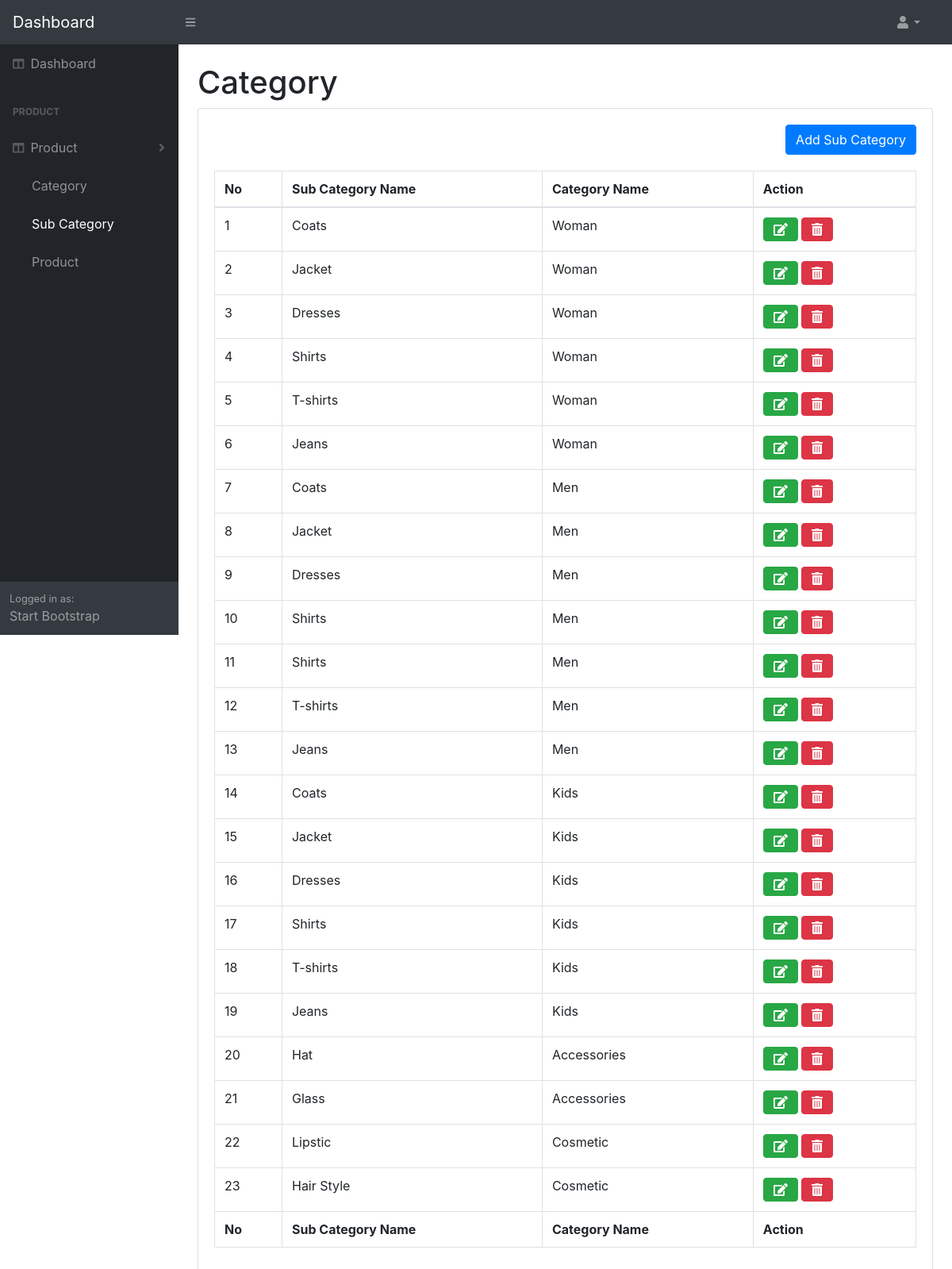
The app's page /admin/sub-category with its own data.
### tables this page shows
CREATE TABLE `tbl_relationship_category` (
  `relationship_id` int(11) NOT NULL,
  `category_id` int(11) NOT NULL,
  `sub_category_id` int(11) NOT NULL
);

CREATE TABLE `tbl_sub_category` (
  `sub_category_id` int(11) NOT NULL,
  `name` varchar(255) NOT NULL
);

CREATE TABLE `tbl_category` (
  `category_id` int(11) NOT NULL,
  `category_name` varchar(100) NOT NULL
);

### application/controllers/admin/SubCategoryController.php (called while the page is built, shortened)
<?php
class SubCategoryController extends CI_Controller
{
    function __construct()
    {
        $this->load->model('admin/SubCategory');
        $this->load->model('admin/Category');
    }
    public function subCategoryList()
    {
        $data['data'] = $this->SubCategory->getSubCategory();
        $this->load->view('admin/sub_category/list-sub-category', $data);
    }
}

### index.php (called while the page is built, shortened)
<?php
require_once BASEPATH.'core/CodeIgniter.php';

### application/models/admin/SubCategory.php (called while the page is built, shortened)
<?php
class SubCategory extends CI_Model
{
    public function getSubCategory()
    {
        $data = $this->db->query("SELECT * FROM tbl_sub_category sc
        JOIN tbl_relationship_category rc
        on sc.sub_category_id = rc.sub_category_id
        JOIN tbl_category c
        on c.category_id = rc.category_id");
        return $data->result_array();
    }
}

### application/views/admin/sub_category/list-sub-category.php (the view, shortened to what this page needs)
<!DOCTYPE html>
<html lang="en">
<body class="sb-nav-fixed">
    <div id="layoutSidenav">
        <div id="layoutSidenav_content">
            <section>
                <div class="container-fluid">
                    <h1 class="mt-4">Category</h1>
                    <div class="card mb-4">
                        <div class="card-body">
                            <a href="<?php echo base_url(); ?>admin/sub-category/add-sub-category" type="button"
                                class="btn btn-primary float-right" style="margin-bottom:20px;">Add Sub Category</a>
                            <div class="table-responsive">
                                <table class="table table-bordered" id="dataTable" width="100%" cellspacing="0">
                                    <thead>
                                        <tr>
                                            <th>No</th>
                                            <th>Sub Category Name</th>
                                            <th>Category Name</th>
                                            <th>Action</th>
                                        </tr>
                                    </thead>
                                    <tfoot>
                                        <tr>
                                            <th>No</th>
                                            <th>Sub Category Name</th>
                                            <th>Category Name</th>
                                            <th>Action</th>
                                        </tr>
                                    </tfoot>
                                    <tbody>
                                        <?php $number = 0; ?>
                                        <?php if (sizeof($data) > 0) { ?>
                                        <?php foreach ($data as $category) {
												$number++;
												echo "<tr>
                                                <td>" . $number . "</td>
                                                <td>" . $category['name'] . "</td>
												<td>" . $category['category_name'] . "</td>
                                                <td>
													<a href='" . base_url() . "admin/sub-category/edit-sub-category/" . $category['sub_category_id'] . "' class='btn btn-success'><i class='fas fa-edit'></i></a>
													<a href='" . base_url() . "admin/sub-category/delete-sub-category/" . $category['sub_category_id'] . "' class='btn btn-danger delete'><i class='fas fa-trash-alt'></i></a>
                                                </td>
                                                </tr>";
											}
											?>
                                        <?php } else {
											echo " <tr><td colspan='4'>No Data </td></tr>";
										} ?>
                                    </tbody>
                                </table>
                            </div>
                        </div>
                    </div>
                </div>
            </section>
        </div>
    </div>

### records on screen
tbl_relationship_category: sub_category.name "Coats", category.category_name "Woman"
tbl_relationship_category: sub_category.name "Jacket", category.category_name "Woman"
tbl_relationship_category: sub_category.name "Dresses", category.category_name "Woman"
tbl_relationship_category: sub_category.name "Shirts", category.category_name "Woman"
tbl_relationship_category: sub_category.name "T-shirts", category.category_name "Woman"
tbl_relationship_category: sub_category.name "Jeans", category.category_name "Woman"
tbl_relationship_category: sub_category.name "Coats", category.category_name "Men"
tbl_relationship_category: sub_category.name "Jacket", category.category_name "Men"
tbl_relationship_category: sub_category.name "Dresses", category.category_name "Men"
tbl_relationship_category: sub_category.name "Shirts", category.category_name "Men"
tbl_relationship_category: sub_category.name "Shirts", category.category_name "Men"
tbl_relationship_category: sub_category.name "T-shirts", category.category_name "Men"
tbl_relationship_category: sub_category.name "Jeans", category.category_name "Men"
tbl_relationship_category: sub_category.name "Coats", category.category_name "Kids"
tbl_relationship_category: sub_category.name "Jacket", category.category_name "Kids"
tbl_relationship_category: sub_category.name "Dresses", category.category_name "Kids"
tbl_relationship_category: sub_category.name "Shirts", category.category_name "Kids"
tbl_relationship_category: sub_category.name "T-shirts", category.category_name "Kids"
tbl_relationship_category: sub_category.name "Jeans", category.category_name "Kids"
tbl_relationship_category: sub_category.name "Hat", category.category_name "Accessories"
tbl_relationship_category: sub_category.name "Glass", category.category_name "Accessories"
tbl_relationship_category: sub_category.name "Lipstic", category.category_name "Cosmetic"
tbl_relationship_category: sub_category.name "Hair Style", category.category_name "Cosmetic"
